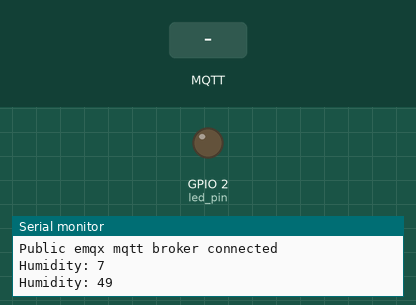
Recording of a sketch running on a simulated ESP32. On the bench: output pins drawn as LEDs (lit = HIGH), the last lines printed to the serial monitor. Inputs (shaded band) come from the test bench. WiFi joins after 1.5 s; servers stay silent unless stated; random numbers use the default seed unless the sketch sets one; no MQTT or app messages arrive unless stated.

Above: at 2.7 s.
2.8 s: MQTT message "on" arrives on the first subscribed topic
At 3.1 s:
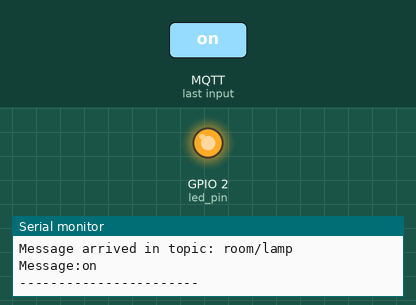
4.3 s: MQTT message "room/lamp" arrives on the first subscribed topic
At 5.5 s:
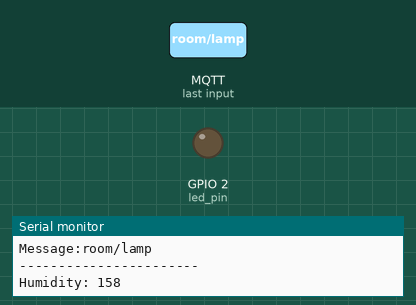
Timing chart, 0 to 7.3 s (numbered marks = the images above; inputs shaded):
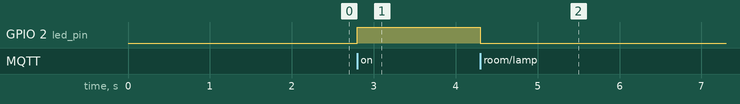

Measured:
- after the input at 2.8 s, GPIO 2 (led_pin): LOW → HIGH at once
- after the input at 4.3 s, GPIO 2 (led_pin): HIGH → LOW at once

The sketch:

esp32_mqtt.ino
```cpp
#include <WiFi.h>
#include <PubSubClient.h>
#include <WiFiClientSecure.h>

#define led_pin 2

// WiFi
const char *ssid = "robot"; // Enter your WiFi name
const char *password = "umdprobot";  // Enter WiFi password

// MQTT Broker
const char *mqtt_broker = "f111ecc2.ala.us-east-1.emqxsl.com";// broker address
const char *topic = "room/lamp"; // define topic
const char *mqtt_username = "conn_test"; // username for authentication
const char *mqtt_password = "12345";// password for authentication
const int mqtt_port = 8883;// port of MQTT over TLS/SSL

// load DigiCert Global Root CA ca_cert
const char* ca_cert= \
"-----BEGIN CERTIFICATE-----\n" \
"MIIDrzCCApegAwIBAgIQCDvgVpBCRrGhdWrJWZHHSjANBgkqhkiG9w0BAQUFADBh\n" \
"MQswCQYDVQQGEwJVUzEVMBMGA1UEChMMRGlnaUNlcnQgSW5jMRkwFwYDVQQLExB3\n" \
"d3cuZGlnaWNlcnQuY29tMSAwHgYDVQQDExdEaWdpQ2VydCBHbG9iYWwgUm9vdCBD\n" \
"QTAeFw0wNjExMTAwMDAwMDBaFw0zMTExMTAwMDAwMDBaMGExCzAJBgNVBAYTAlVT\n" \
"MRUwEwYDVQQKEwxEaWdpQ2VydCBJbmMxGTAXBgNVBAsTEHd3dy5kaWdpY2VydC5j\n" \
"b20xIDAeBgNVBAMTF0RpZ2lDZXJ0IEdsb2JhbCBSb290IENBMIIBIjANBgkqhkiG\n" \
"9w0BAQEFAAOCAQ8AMIIBCgKCAQEA4jvhEXLeqKTTo1eqUKKPC3eQyaKl7hLOllsB\n" \
"CSDMAZOnTjC3U/dDxGkAV53ijSLdhwZAAIEJzs4bg7/fzTtxRuLWZscFs3YnFo97\n" \
"nh6Vfe63SKMI2tavegw5BmV/Sl0fvBf4q77uKNd0f3p4mVmFaG5cIzJLv07A6Fpt\n" \
"43C/dxC//AH2hdmoRBBYMql1GNXRor5H4idq9Joz+EkIYIvUX7Q6hL+hqkpMfT7P\n" \
"T19sdl6gSzeRntwi5m3OFBqOasv+zbMUZBfHWymeMr/y7vrTC0LUq7dBMtoM1O/4\n" \
"gdW7jVg/tRvoSSiicNoxBN33shbyTApOB6jtSj1etX+jkMOvJwIDAQABo2MwYTAO\n" \
"BgNVHQ8BAf8EBAMCAYYwDwYDVR0TAQH/BAUwAwEB/zAdBgNVHQ4EFgQUA95QNVbR\n" \
"TLtm8KPiGxvDl7I90VUwHwYDVR0jBBgwFoAUA95QNVbRTLtm8KPiGxvDl7I90VUw\n" \
"DQYJKoZIhvcNAQEFBQADggEBAMucN6pIExIK+t1EnE9SsPTfrgT1eXkIoyQY/Esr\n" \
"hMAtudXH/vTBH1jLuG2cenTnmCmrEbXjcKChzUyImZOMkXDiqw8cvpOp/2PV5Adg\n" \
"06O/nVsJ8dWO41P0jmP6P6fbtGbfYmbW0W5BjfIttep3Sp+dWOIrWcBAI+0tKIJF\n" \
"PnlUkiaY4IBIqDfv8NZ5YBberOgOzW6sRBc4L0na4UU+Krk2U886UAb3LujEV0ls\n" \
"YSEY1QSteDwsOoBrp+uvFRTp2InBuThs4pFsiv9kuXclVzDAGySj4dzp30d8tbQk\n" \
"CAUw7C29C79Fv1C5qfPrmAESrciIxpg0X40KPMbp1ZWVbd4=" \
"-----END CERTIFICATE-----\n";

long now = millis();
long lastMeasure = 0;

// init secure wifi client
WiFiClientSecure espClient;
// use wifi client to init mqtt client
PubSubClient client(espClient);

void callback(char* topic, byte* payload, unsigned int length) {
  Serial.print("Message arrived in topic: ");
  Serial.println(topic);
  Serial.print("Message:");
  String messageTemp, topic_;
  topic_ = topic;

  for (int i = 0; i < length; i++) {
    Serial.print((char) payload[i]);
    messageTemp += (char) payload[i];
  }
  Serial.println();
  Serial.println("-----------------------");

  if(topic_ == "room/lamp")
  {
    if(messageTemp == "on") digitalWrite(led_pin, HIGH);
    else digitalWrite(led_pin, LOW);
  }
}

void reconnect()
{
  while (!client.connected()) {
    String client_id = "esp32-client-";
    client_id += String(WiFi.macAddress());
    Serial.printf("The client %s connects to the public mqtt broker\n", client_id.c_str());
    if (client.connect(client_id.c_str(), mqtt_username, mqtt_password)) {
      Serial.println("Public emqx mqtt broker connected");
    }
    else {
      Serial.print("Failed to connect to MQTT broker, rc=");
      Serial.print(client.state());
      Serial.println("Retrying in 5 seconds.");
      delay(5000);
    }
  }
}

void setup() {
  // Set software serial baud to 115200;
  Serial.begin(115200);
  pinMode(led_pin, OUTPUT);
  // connecting to a WiFi network
  WiFi.begin(ssid, password);
  while (WiFi.status() != WL_CONNECTED) {
    delay(500);
    Serial.println("Connecting to WiFi..");
  }
  Serial.println("Connected to the WiFi network");

  // set root ca cert
  espClient.setCACert(ca_cert);
  // connecting to a mqtt broker
  client.setServer(mqtt_broker, mqtt_port);
  client.setCallback(callback);
  reconnect();
  // subscribe
  client.subscribe(topic); // subscribe from the topic
}

void loop() {
  if (!client.connected()) {
    reconnect();
  }
  client.loop();

  now = millis();
  // Publishes new temperature and humidity every 30 seconds
  if (now - lastMeasure > 1000) {
    lastMeasure = now;
    // Sensor readings may also be up to 2 seconds 'old' (its a very slow sensor)
    int humidity = random(300);

    // Publishes Temperature and Humidity values
    client.publish("room/temperature", String(humidity).c_str());

    Serial.print("Humidity: ");
    Serial.println(humidity);
  }
}
```
